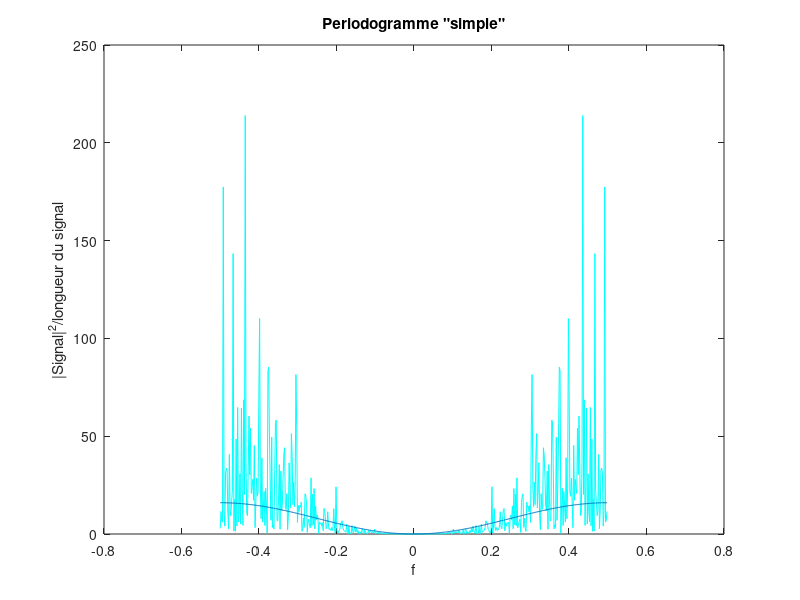

MATLAB code for this plot: (Note: this script raises an error after producing the figure.)
close all;

%% BBG
var = 4;
mu = 0;
N = 512;
bbg = randn(1,N)*sqrt(var)+mu;


d = [1 0.5 0.25];
bbg = filter(1,d,bbg);

intervalle = -N+1:1:N-1;

%% Processus MA

MA = filter([1 -1],1,bbg);
figure,
plot(intervalle,xcorr(MA));
title('Autocorrelation');

F = MA;

%% Spectre de Puissance

T = length(F);
f=-1/2:1/T:1/2-1/T;

TF_F = fft(F);
sp = abs(fftshift(TF_F)).*abs(fftshift(TF_F))/T;

figure(1),
plot(f,sp,'cyan');
title('Periodogramme "simple"');
xlabel('f');
ylabel('|Signal|^2/longueur du signal');
hold on;

[h] = freqz([1 -1],1,2*pi*f);
plot(f,abs(h).^2*var);

%% Transformee de Fourier

TF_F(1) = [];
padding = 50;
TF_F = padarray(abs(TF_F).',padding);

% figure(2),
% n1 = 1:1:length(TF_F);
% plot(n1,abs(TF_F));
% title('FFT - Methode des rectangles');
% hold on

%% Plage de frequences

fmin = 34.624+padding; %borne inf
fmax = 217.894+padding; %borne sup

%% Methode des rectangles
rectangle(TF_F,10,fmin,fmax);

%% Methode des trapezes
trapeze(TF_F,10,fmin,fmax);

%% Periodogramme

periodogramme=zeros(length(F));
pas = 80;
g=zeros(pas/2);
d=zeros(pas/2);

%SIG=abs(fftshift(TF_F));
SIG = sp;

for i = 1:length(SIG)
    if (i-pas/2)<1
        g = sum(SIG(length(SIG)-pas/2+i:length(SIG))) + sum(SIG(1:i));
    else
        g = sum(SIG(i-pas/2:i));
    end
    
    if (i+pas/2)>length(SIG)
        d = sum(SIG(i:length(SIG))) + sum(SIG(1:pas/2-(length(SIG)-i)));
    else
        d = sum(SIG(i:i+pas/2));
    end
    
    periodogramme(i) = (d+g)/pas;
end

figure(1),
plot(f,periodogramme(:,1))

hold off;